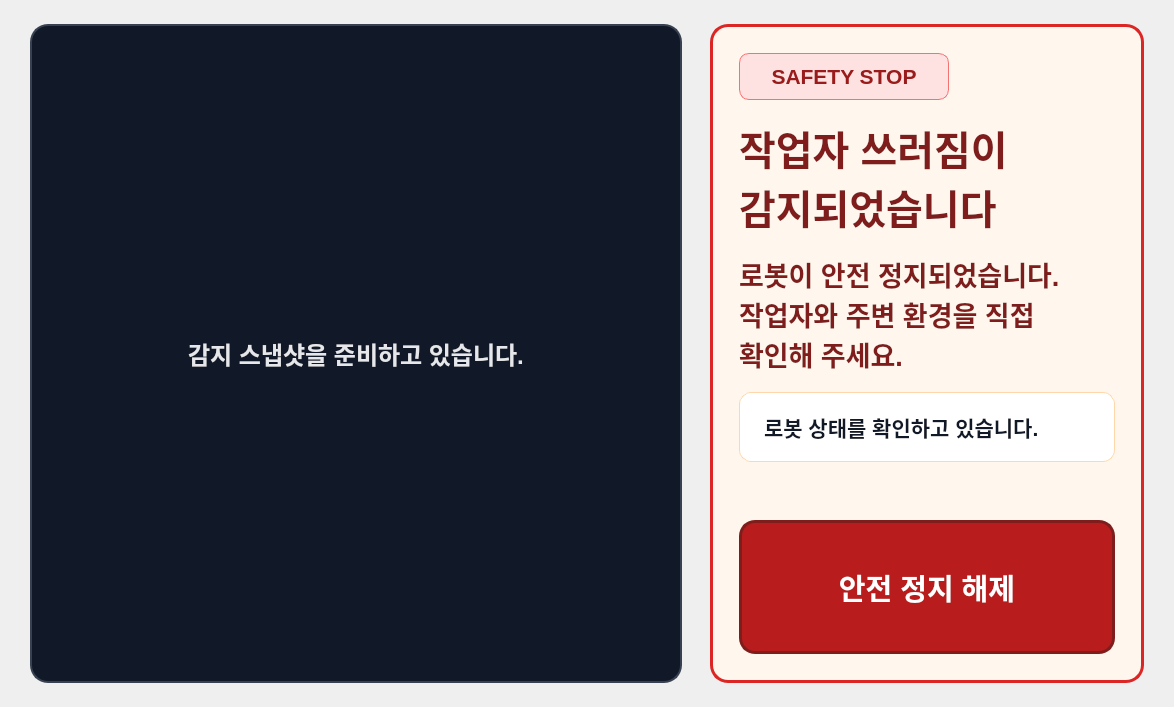
<?xml version="1.0" encoding="UTF-8"?>
<ui version="4.0">
 <class>SafetyStopPage</class>
 <widget class="QWidget" name="page_safety_stop">
  <property name="styleSheet">
   <string notr="true">QWidget#page_safety_stop { background:#FFFFFF; }
QFrame#safety_image_card { background:#111827; border:2px solid #374151; border-radius:18px; }
QFrame#safety_info_card { background:#FFF7ED; border:3px solid #DC2626; border-radius:18px; }
QLabel#label_safety_badge { background:#FEE2E2; color:#991B1B; border:1px solid #F87171; border-radius:10px; padding:10px 16px; font-size:16pt; font-weight:900; }
QLabel#label_safety_title { color:#7F1D1D; font-size:30pt; font-weight:900; }
QLabel#label_safety_message { color:#7F1D1D; font-size:20pt; font-weight:700; }
QLabel#label_safety_detail { background:#FFFFFF; color:#111827; border:1px solid #FED7AA; border-radius:12px; padding:18px; font-size:16pt; font-weight:700; }
QLabel#label_safety_image { color:#E5E7EB; font-size:18pt; font-weight:700; padding:20px; }
QPushButton#btn_clear_safety_stop { min-height:96px; background:#B91C1C; color:#FFFFFF; border:3px solid #7F1D1D; border-radius:16px; padding:16px 22px; font-size:22pt; font-weight:900; }
QPushButton#btn_clear_safety_stop:pressed { background:#7F1D1D; border-color:#450A0A; padding-top:20px; padding-bottom:12px; }
QPushButton#btn_clear_safety_stop:disabled { background:#9CA3AF; color:#F3F4F6; border-color:#6B7280; }</string>
  </property>
  <layout class="QHBoxLayout" name="safetyRootLayout" stretch="3,2">
   <property name="spacing"><number>28</number></property>
   <property name="leftMargin"><number>30</number></property>
   <property name="topMargin"><number>24</number></property>
   <property name="rightMargin"><number>30</number></property>
   <property name="bottomMargin"><number>24</number></property>
   <item>
    <widget class="QFrame" name="safety_image_card">
     <property name="frameShape"><enum>QFrame::StyledPanel</enum></property>
     <layout class="QVBoxLayout" name="safetyImageLayout">
      <property name="leftMargin"><number>18</number></property>
      <property name="topMargin"><number>18</number></property>
      <property name="rightMargin"><number>18</number></property>
      <property name="bottomMargin"><number>18</number></property>
      <item>
       <widget class="QLabel" name="label_safety_image">
        <property name="minimumSize"><size><width>520</width><height>390</height></size></property>
        <property name="text"><string>감지 스냅샷을 준비하고 있습니다.</string></property>
        <property name="alignment"><set>Qt::AlignCenter</set></property>
        <property name="wordWrap"><bool>true</bool></property>
       </widget>
      </item>
     </layout>
    </widget>
   </item>
   <item>
    <widget class="QFrame" name="safety_info_card">
     <property name="frameShape"><enum>QFrame::StyledPanel</enum></property>
     <layout class="QVBoxLayout" name="safetyInfoLayout">
      <property name="spacing"><number>18</number></property>
      <property name="leftMargin"><number>26</number></property>
      <property name="topMargin"><number>26</number></property>
      <property name="rightMargin"><number>26</number></property>
      <property name="bottomMargin"><number>26</number></property>
      <item>
       <widget class="QLabel" name="label_safety_badge">
        <property name="maximumSize"><size><width>210</width><height>16777215</height></size></property>
        <property name="text"><string>SAFETY STOP</string></property>
        <property name="alignment"><set>Qt::AlignCenter</set></property>
       </widget>
      </item>
      <item>
       <widget class="QLabel" name="label_safety_title">
        <property name="text"><string>작업자 쓰러짐이 감지되었습니다</string></property>
        <property name="wordWrap"><bool>true</bool></property>
       </widget>
      </item>
      <item>
       <widget class="QLabel" name="label_safety_message">
        <property name="text"><string>로봇이 안전 정지되었습니다.&#10;작업자와 주변 환경을 직접 확인해 주세요.</string></property>
        <property name="wordWrap"><bool>true</bool></property>
       </widget>
      </item>
      <item>
       <widget class="QLabel" name="label_safety_detail">
        <property name="text"><string>로봇 상태를 확인하고 있습니다.</string></property>
        <property name="wordWrap"><bool>true</bool></property>
       </widget>
      </item>
      <item><spacer name="safetyVerticalSpacer"><property name="orientation"><enum>Qt::Vertical</enum></property><property name="sizeHint" stdset="0"><size><width>20</width><height>40</height></size></property></spacer></item>
      <item>
       <widget class="QPushButton" name="btn_clear_safety_stop">
        <property name="text"><string>안전 정지 해제</string></property>
       </widget>
      </item>
     </layout>
    </widget>
   </item>
  </layout>
 </widget>
 <resources/>
 <connections/>
</ui>
